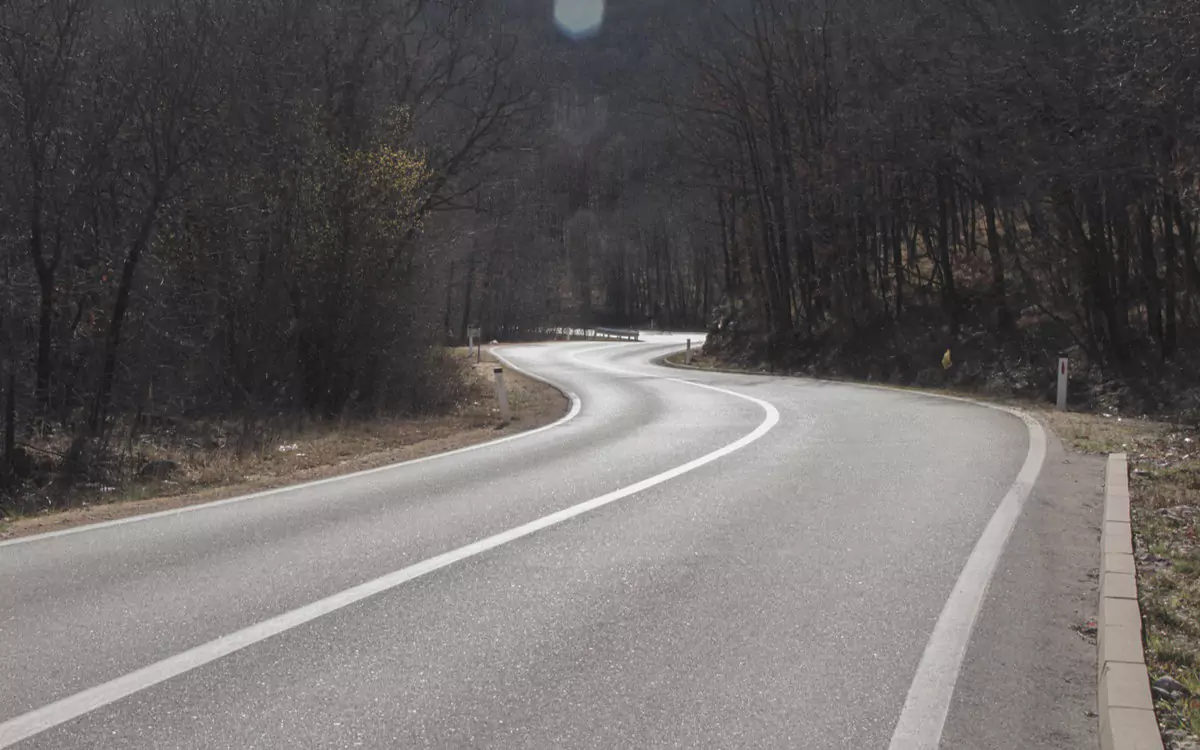
#> input picture testpicture_1.png, 1200 x 750 px
$ python cv2_Beispiel.py
#> lines starting #> are read from the running program, lines starting #| are printed output that depends on the picture; after the words box and inside, x2 and y2 are one past the last pixel; in counts of white or black regions, pixels touching at a corner belong together
import cv2
import time

# Bild einlesen
image = cv2.imread('../testpicture_1.png')
#> image is the input picture: shape (750, 1200, 3); mean B, G, R 96.4, 96.6, 100.8

#ab hier die Zeitmessung starten
startzeit = time.perf_counter_ns()
# In Graustufen umwandeln
gray_image = cv2.cvtColor(image, cv2.COLOR_BGR2GRAY)
# Bildrauschen reduzieren
blur_image = cv2.GaussianBlur(gray_image,(5,5),0)
# Canny-Kantenerkennung anwenden
canny_image = cv2.Canny(blur_image, 50, 150)
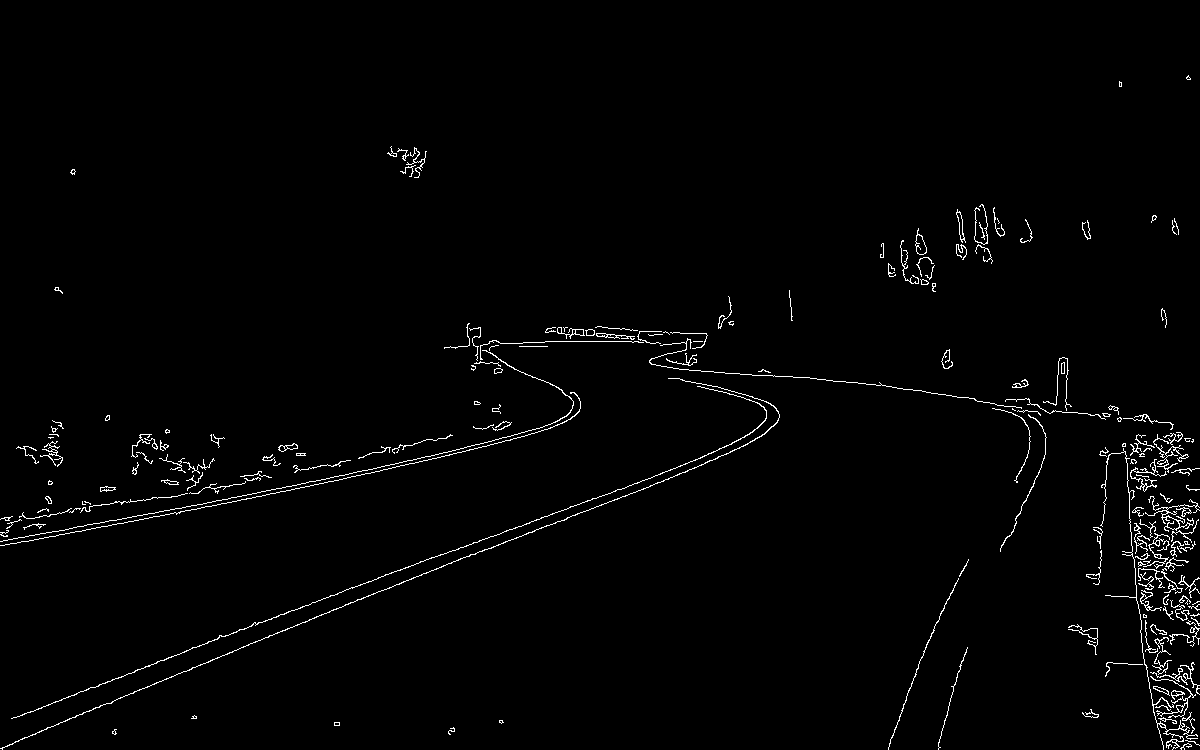
#> canny_image: shape (750, 1200); 1.5% white in thin lines or dots
# Zeitmessung stoppen
endezeit = time.perf_counter_ns()
# Berechnete Zeit in ms ausgeben
print(f"Verarbeitungszeit: {(endezeit - startzeit)/1_000_000:.2f} ms")
# Angabe in fps (frames per second)
print(f"Entspricht ca. {1_000/((endezeit - startzeit)/1_000_000):.2f} fps")

# Ergebnis anzeigen
cv2.imshow("result", canny_image)
cv2.waitKey(0)
cv2.destroyAllWindows()

$ run again, with testpicture_3.png copied over testpicture_1.png
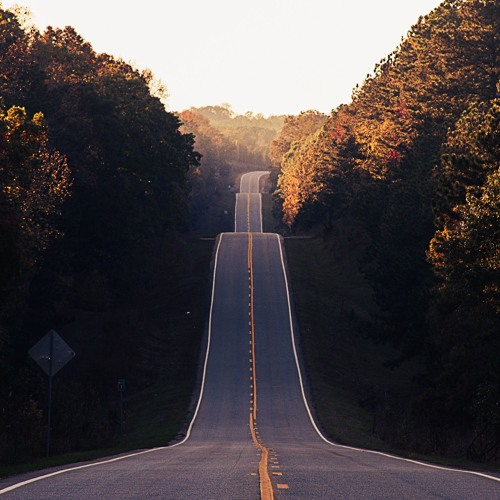
#> input picture testpicture_3.png, 500 x 500 px
#> image is the input picture: shape (500, 500, 3); mean B, G, R 70.5, 69.1, 76.5
#> `gray_image = cv2.cvtColor(image, cv2.COLOR_BGR2GRAY)`:
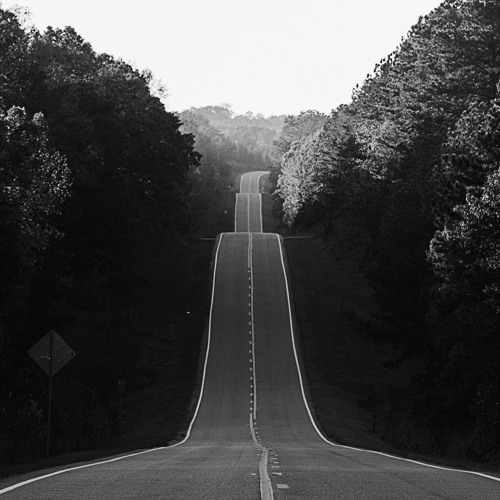
#> gray_image: shape (500, 500); min 0, max 255, mean 71.5
#> `canny_image = cv2.Canny(blur_image, 50, 150)`:
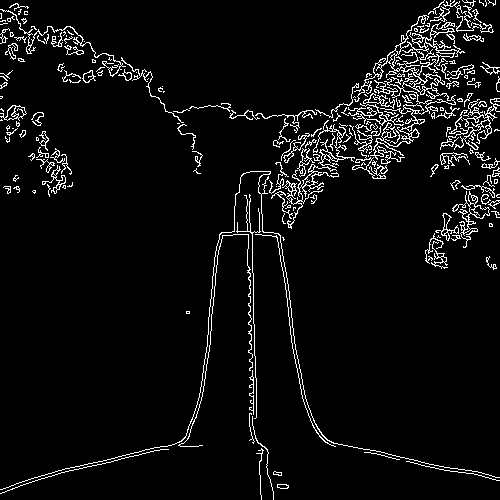
#> canny_image: shape (500, 500); 5.3% white in thin lines or dots

$ run again, with testpicture_4.png copied over testpicture_1.png
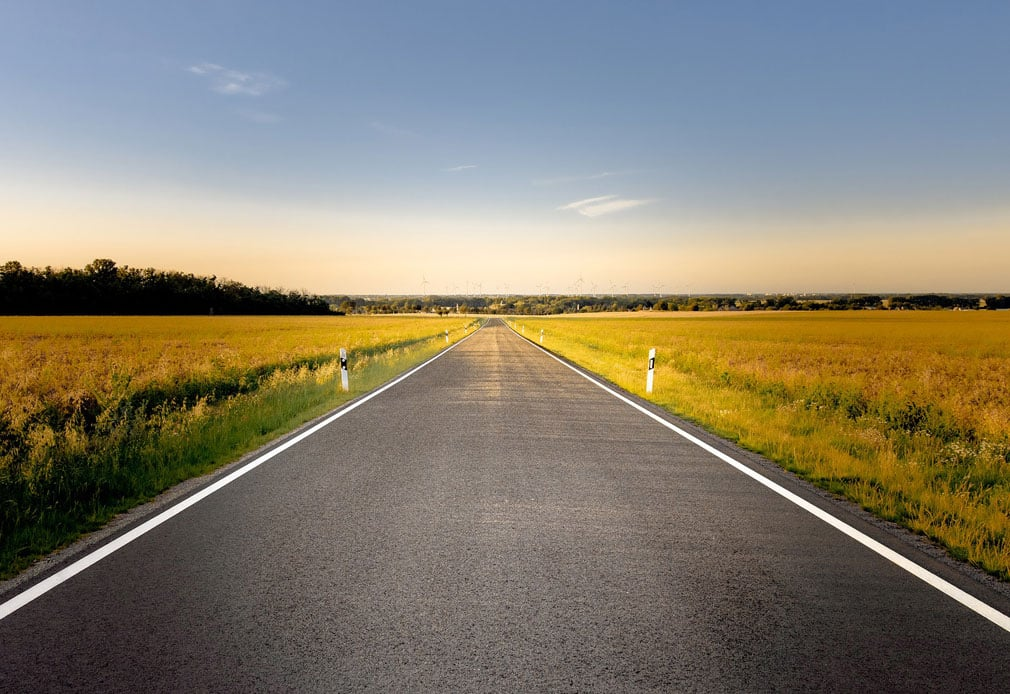
#> input picture testpicture_4.png, 1010 x 694 px
#> image is the input picture: shape (694, 1010, 3); mean B, G, R 111.3, 126.6, 132.9
#> `gray_image = cv2.cvtColor(image, cv2.COLOR_BGR2GRAY)`:
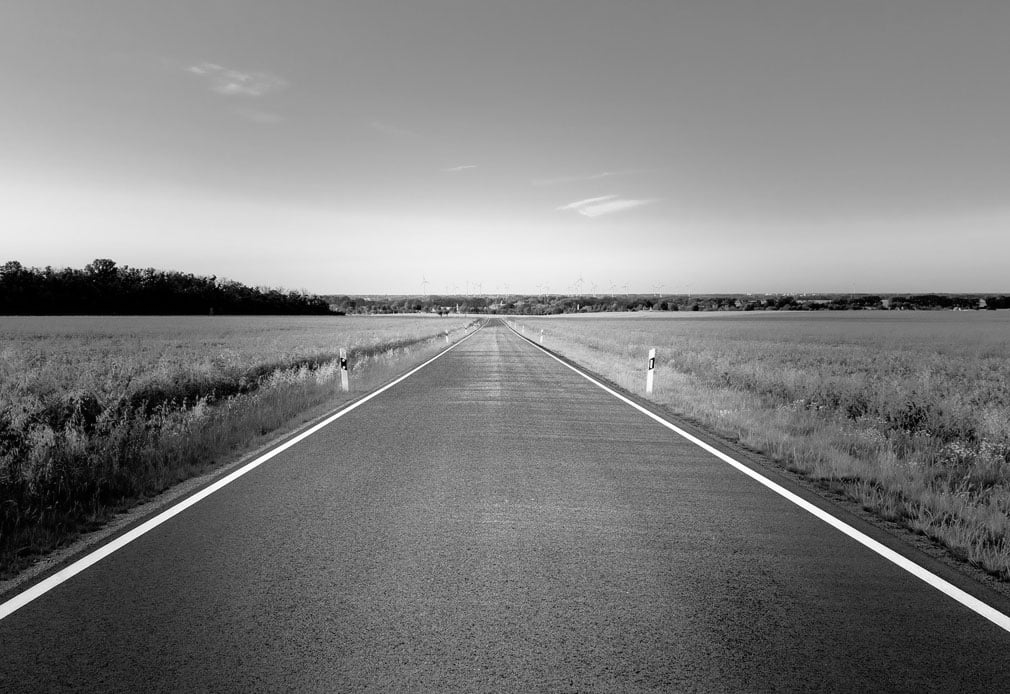
#> gray_image: shape (694, 1010); min 0, max 255, mean 126.8
#> `canny_image = cv2.Canny(blur_image, 50, 150)`:
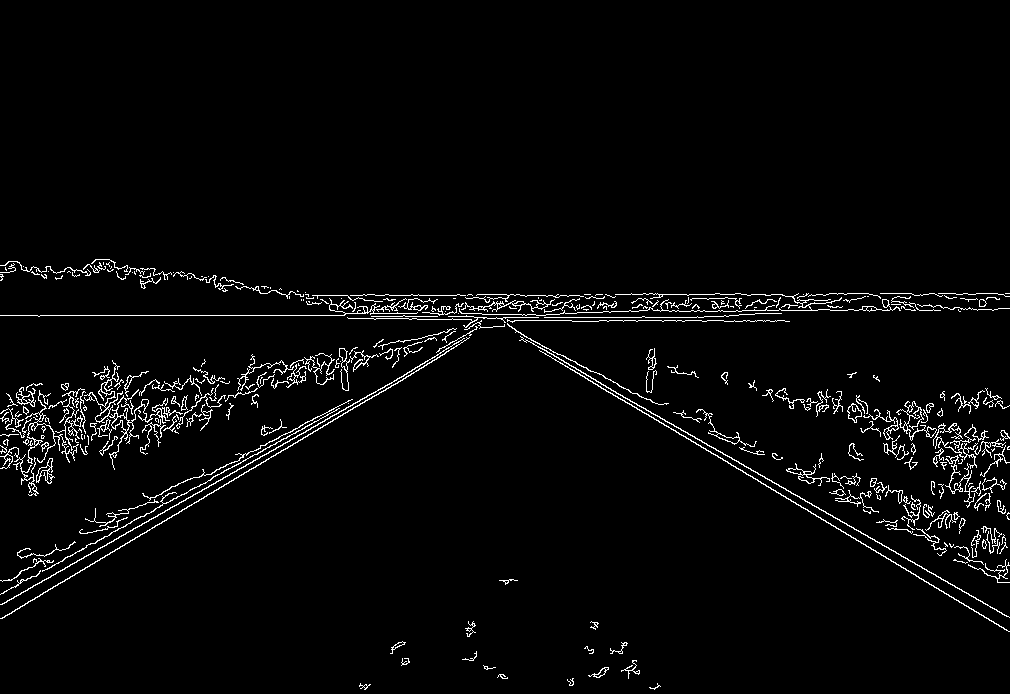
#> canny_image: shape (694, 1010); 3% white in thin lines or dots, all inside (x1, y1, x2, y2) = (0, 259, 1010, 690)
